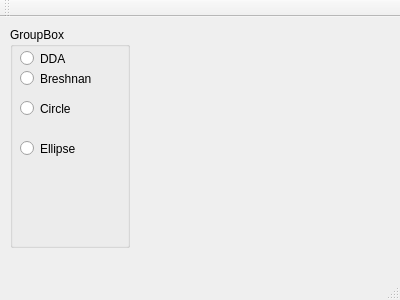
<?xml version="1.0" encoding="UTF-8"?>
<ui version="4.0">
 <class>MainWindow</class>
 <widget class="QMainWindow" name="MainWindow">
  <property name="geometry">
   <rect>
    <x>0</x>
    <y>0</y>
    <width>400</width>
    <height>300</height>
   </rect>
  </property>
  <property name="windowTitle">
   <string>MainWindow</string>
  </property>
  <widget class="QWidget" name="centralWidget">
   <widget class="QGroupBox" name="groupBox">
    <property name="geometry">
     <rect>
      <x>10</x>
      <y>10</y>
      <width>120</width>
      <height>221</height>
     </rect>
    </property>
    <property name="title">
     <string>GroupBox</string>
    </property>
    <widget class="QRadioButton" name="radioButton">
     <property name="geometry">
      <rect>
       <x>10</x>
       <y>20</y>
       <width>96</width>
       <height>23</height>
      </rect>
     </property>
     <property name="text">
      <string>DDA</string>
     </property>
    </widget>
    <widget class="QRadioButton" name="radioButton_2">
     <property name="geometry">
      <rect>
       <x>10</x>
       <y>40</y>
       <width>96</width>
       <height>23</height>
      </rect>
     </property>
     <property name="text">
      <string>Breshnan</string>
     </property>
    </widget>
    <widget class="QRadioButton" name="radioButton_3">
     <property name="geometry">
      <rect>
       <x>10</x>
       <y>70</y>
       <width>96</width>
       <height>23</height>
      </rect>
     </property>
     <property name="text">
      <string>Circle</string>
     </property>
    </widget>
    <widget class="QRadioButton" name="radioButton_4">
     <property name="geometry">
      <rect>
       <x>10</x>
       <y>110</y>
       <width>96</width>
       <height>23</height>
      </rect>
     </property>
     <property name="text">
      <string>Ellipse</string>
     </property>
    </widget>
   </widget>
  </widget>
  <widget class="QMenuBar" name="menuBar">
   <property name="geometry">
    <rect>
     <x>0</x>
     <y>0</y>
     <width>400</width>
     <height>22</height>
    </rect>
   </property>
  </widget>
  <widget class="QToolBar" name="mainToolBar">
   <attribute name="toolBarArea">
    <enum>TopToolBarArea</enum>
   </attribute>
   <attribute name="toolBarBreak">
    <bool>false</bool>
   </attribute>
  </widget>
  <widget class="QStatusBar" name="statusBar"/>
 </widget>
 <layoutdefault spacing="6" margin="11"/>
 <resources/>
 <connections/>
</ui>
